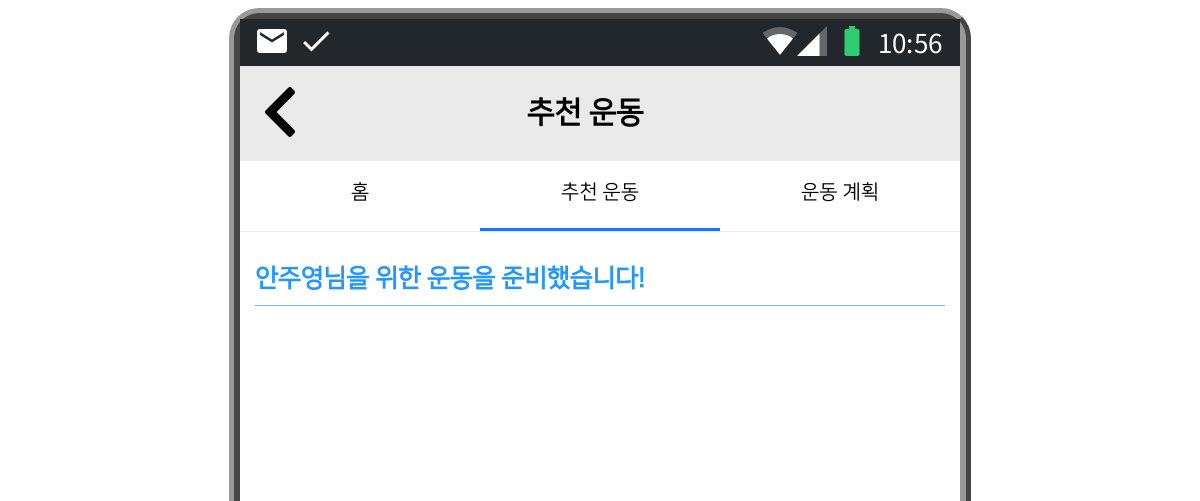
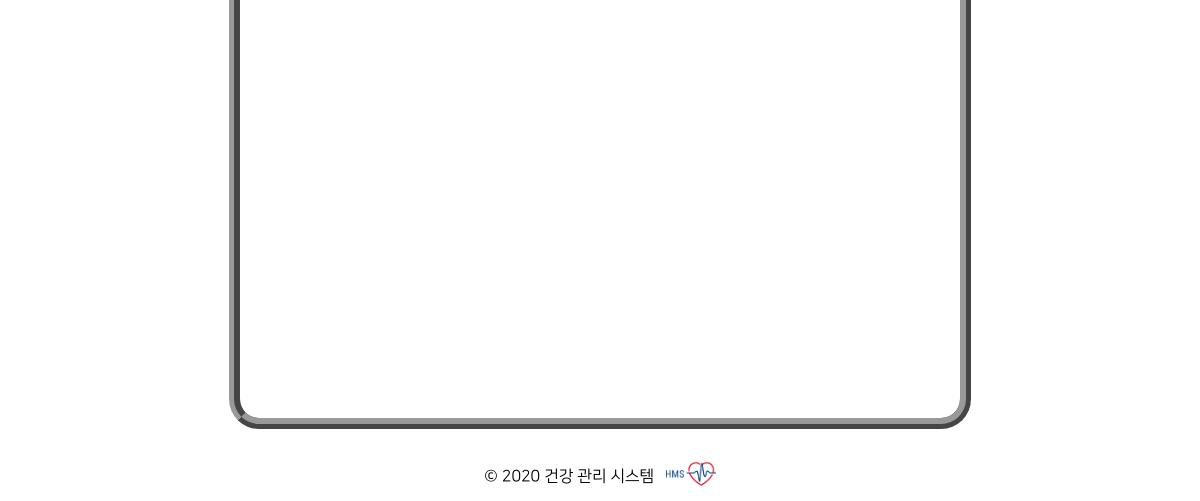
The page /exercise/recommend on the database as committed earlier (2 pictures, top to bottom).
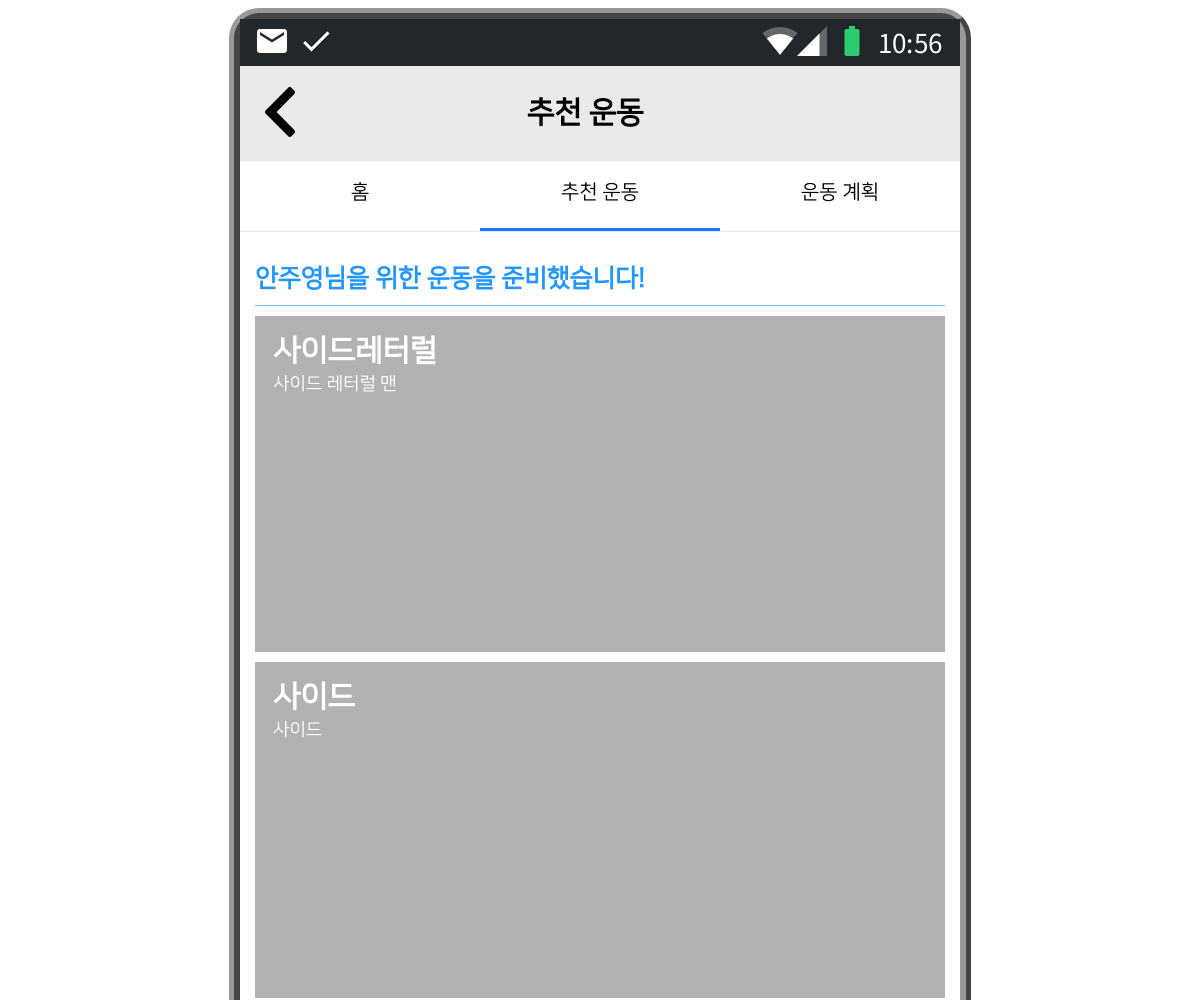
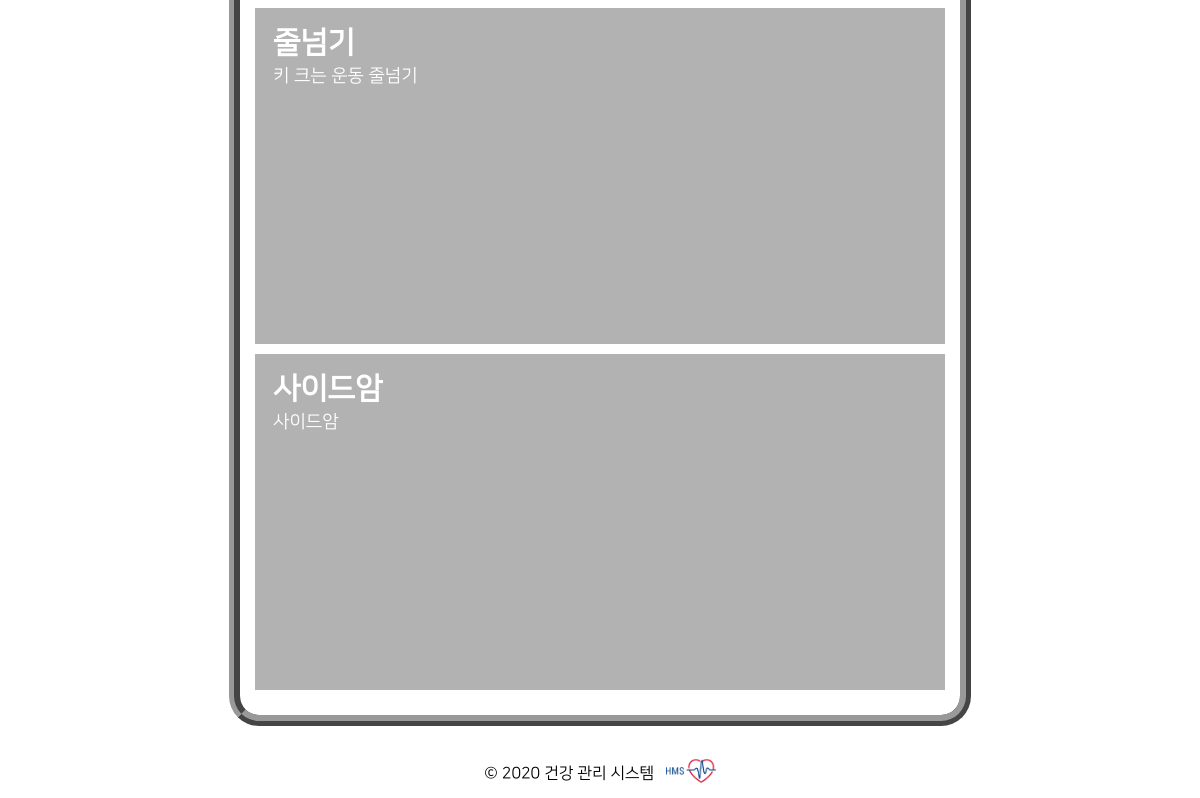
The same page on the database as committed later (2 pictures, top to bottom).
### main/models.py (models this page shows)
class Excercise(models.Model):
    e_category = models.CharField(max_length=20, verbose_name="구분")
    e_name = models.CharField(max_length=20, verbose_name="이름")
    e_description = models.TextField(verbose_name="설명")
    e_recommend_count = models.IntegerField(default=0, verbose_name="인기")
    e_created_at = models.DateTimeField(auto_now_add=True)
    e_modified_at = models.DateTimeField(auto_now=True)
    e_thumbnail = models.ImageField(upload_to="exercise", blank=True, null=True, verbose_name="사진")
    def get_absolute_url(self):
        return reverse("exercise-detail", kwargs={"pk": self.pk})

### main/views.py (the view)
# urls.py: path("exercise/recommend", views.excercise_recommend, name="exercise-recommend"),
def excercise_recommend(request):
    ex = Excercise.objects.all()
    datas = {
        'current' : 'r',
        'inner_title' : '추천 운동',
        'ex' : ex,
    }
    return render(request, 'main/exercise/RecommendExercise.html', datas)

### main/templates/main/exercise/RecommendExercise.html (shortened to what this page needs)
{% extends 'main/include/head.html' %}
{% load static %}
{% block content %}
    <div style="font-size: 25px;" class="title">안주영님을 위한 운동을 준비했습니다!</div>
    {% for e in ex %}
        <div class="swiper-wrapper-jy" style="margin-bottom : 10px; {% if e.e_thumbnail %} background-image : url({{e.e_thumbnail.url}}); background-size : cover; {% endif %}"  onclick="window.location.href='{{e.get_absolute_url}}'">
            <div>
                <div class="card-title">
                {{e.e_name}}</div>
                <div class="card-date">
                {{e.e_description}}</div>
            </div>
        </div>
    {% endfor %}
{% endblock %}

Rows that differ between the two databases and show on the page:
added Excercise: e_name "사이드레터럴", e_description "사이드 레터럴 맨"
added Excercise: e_name "사이드", e_description "사이드"
added Excercise: e_name "줄넘기", e_description "키 크는 운동 줄넘기"
added Excercise: e_name "사이드암", e_description "사이드암"
